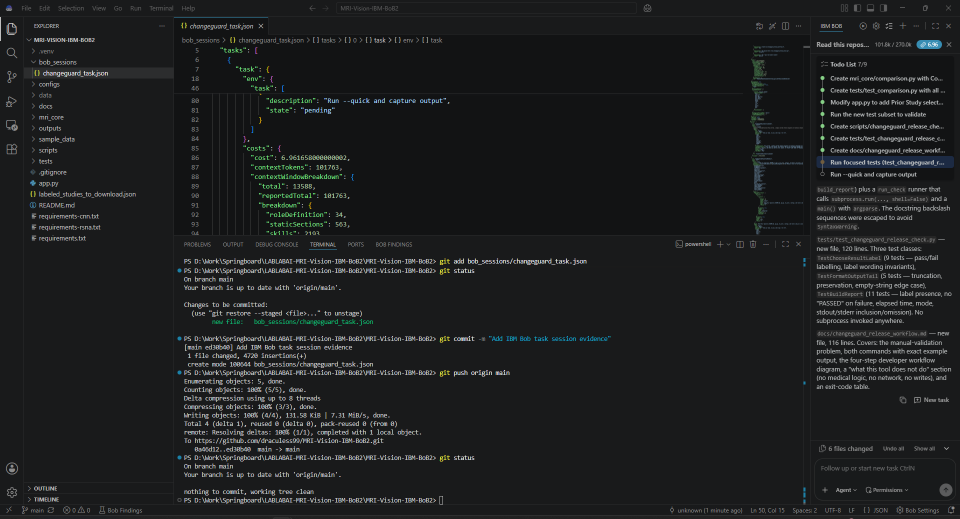
#> input picture bob_sessions/01-bob-session-usage.png, 1919 x 1038 px (shown at 1/2 size)
$ python -i segmentation.py   (imports and definitions only)
#> lines starting #> are read from the running program, lines starting #| are printed output that depends on the picture; after the words box and inside, x2 and y2 are one past the last pixel; in counts of white or black regions, pixels touching at a corner belong together
import cv2
import numpy as np

def segment_otsu(image: np.ndarray) -> np.ndarray:
    """Otsu thresholding."""
    _, mask = cv2.threshold(image, 0, 255, cv2.THRESH_BINARY + cv2.THRESH_OTSU)
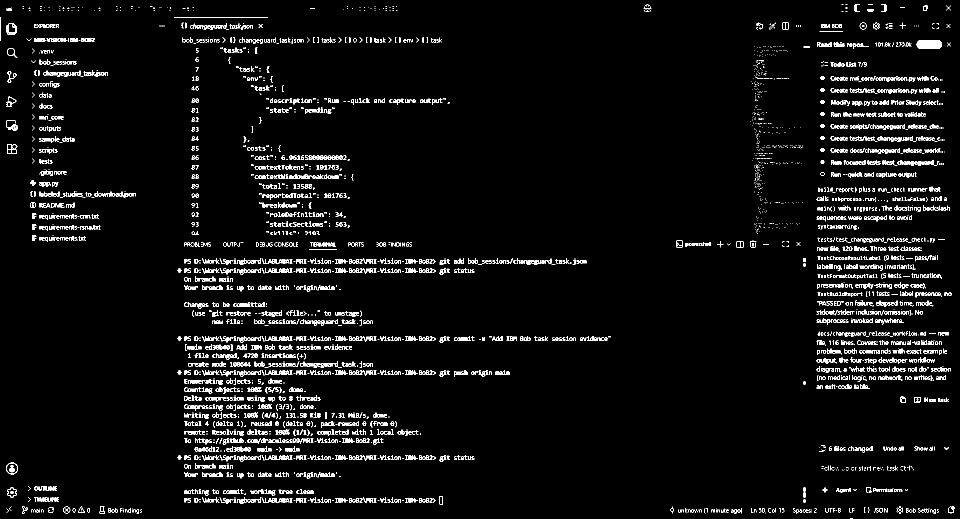
#> mask: shape (1038, 1919) (shown at 1/2 size); 4.2% white in thin lines or dots
    return mask

def segment_adaptive(image: np.ndarray) -> np.ndarray:
    """Adaptive thresholding."""
    mask = cv2.adaptiveThreshold(
        image, 255, cv2.ADAPTIVE_THRESH_GAUSSIAN_C, cv2.THRESH_BINARY, 11, 2
    )
    return mask

def apply_morphology(mask: np.ndarray) -> np.ndarray:
    """Simple morphological cleanup."""
    kernel = cv2.getStructuringElement(cv2.MORPH_ELLIPSE, (5, 5))
    opened = cv2.morphologyEx(mask, cv2.MORPH_OPEN, kernel, iterations=1)
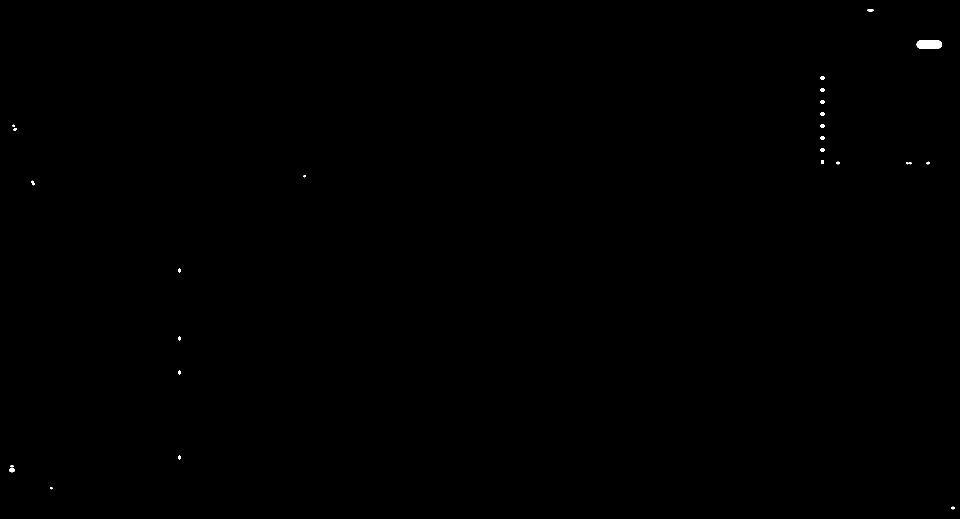
#> opened: shape (1038, 1919) (shown at 1/2 size); 0.09% white; 26 white regions (5 under 20 px), largest, box (x1, y1, x2, y2) and area: (1833, 80, 1884, 98) 838, (18, 937, 30, 945) 73, (1735, 18, 1747, 23) 52
    closed = cv2.morphologyEx(opened, cv2.MORPH_CLOSE, kernel, iterations=1)
#> closed: shape (1038, 1919); 0.09% white; 23 white regions (2 under 20 px), largest, box (x1, y1, x2, y2) and area: (1833, 80, 1884, 98) 838, (18, 930, 30, 945) 105, (1735, 18, 1747, 23) 52
    return closed

def segment_image(image: np.ndarray, method: str = "otsu") -> np.ndarray:
    """
    Perform segmentation on preprocessed grayscale image.
    Returns binary mask.
    """
    if method.lower() == "adaptive":
        mask = segment_adaptive(image)
    else:
        mask = segment_otsu(image)

    cleaned_mask = apply_morphology(mask)
    return cleaned_mask

>>> import cv2
>>> picture = cv2.imread('../bob_sessions/01-bob-session-usage.png', cv2.IMREAD_GRAYSCALE)
>>> result = segment_image(picture)
